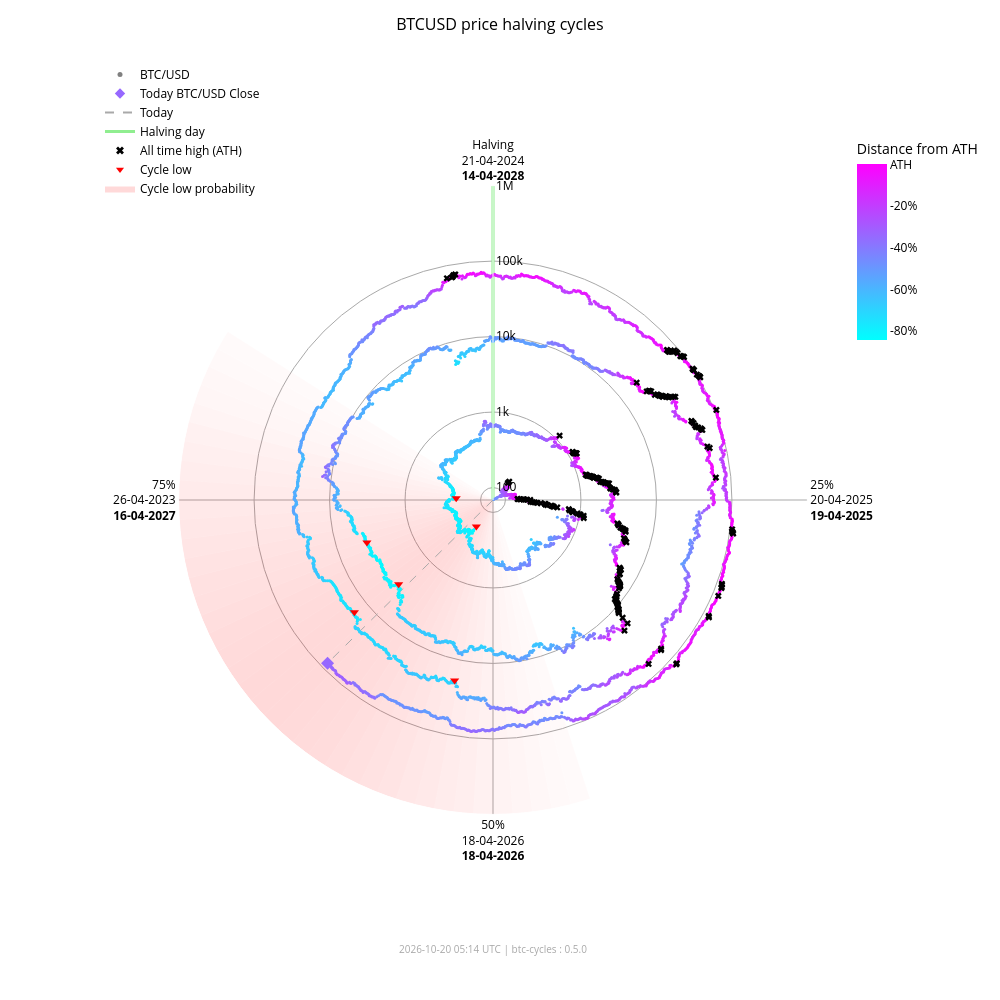

Notebook source saved alongside this figure:
### Markdown cell above
### Interactive chart (plotly)

### Code cell
fig_interactive = btc.plot(
    kind="interactive",
    from_date="2012-11-28",
)
# plotly config for interactivity
config = {"scrollZoom": True, "displayModeBar": True}
# display in notebook
fig_interactive.show(config=config)

### Figure 1 — Plotly figure (JSON) as saved in the notebook; plotly's stock layout.template omitted (floating-point values rounded to 4 significant figures; data arrays with more than 128 entries replaced by an {"elided": "..."} marker saying what was removed)
{"data": [{"fill": "toself", "fillcolor": "rgba(255,0,0,0.018306980149439524)", "hoverinfo": "skip", "line": {"width": 0}, "mode": "lines", "r": [68.43, 1000000, 1000000, 68.43, 68.43], "showlegend": false, "theta": [162.0, 162.0, 165.6, 165.6, 162.0], "type": "scatterpolar"}, {"fill": "toself", "fillcolor": "rgba(255,0,0,0.02405911634527998)", "hoverinfo": "skip", "line": {"width": 0}, "mode": "lines", "r": [68.43, 1000000, 1000000, 68.43, 68.43], "showlegend": false, "theta": [165.6, 165.6, 169.2, 169.2, 165.6], "type": "scatterpolar"}, {"fill": "toself", "fillcolor": "rgba(255,0,0,0.030803449372254352)", "hoverinfo": "skip", "line": {"width": 0}, "mode": "lines", "r": [68.43, 1000000, 1000000, 68.43, 68.43], "showlegend": false, "theta": [169.2, 169.2, 172.8, 172.8, 169.2], "type": "scatterpolar"}, {"fill": "toself", "fillcolor": "rgba(255,0,0,0.03847233586005252)", "hoverinfo": "skip", "line": {"width": 0}, "mode": "lines", "r": [68.43, 1000000, 1000000, 68.43, 68.43], "showlegend": false, "theta": [172.8, 172.8, 176.4, 176.4, 172.8], "type": "scatterpolar"}, {"fill": "toself", "fillcolor": "rgba(255,0,0,0.04694405159551339)", "hoverinfo": "skip", "line": {"width": 0}, "mode": "lines", "r": [68.43, 1000000, 1000000, 68.43, 68.43], "showlegend": false, "theta": [176.4, 176.4, 180.0, 180.0, 176.4], "type": "scatterpolar"}, {"fill": "toself", "fillcolor": "rgba(255,0,0,0.05605603979818329)", "hoverinfo": "skip", "line": {"width": 0}, "mode": "lines", "r": [68.43, 1000000, 1000000, 68.43, 68.43], "showlegend": false, "theta": [180.0, 180.0, 183.6, 183.6, 180.0], "type": "scatterpolar"}, {"fill": "toself", "fillcolor": "rgba(255,0,0,0.06562330627802694)", "hoverinfo": "skip", "line": {"width": 0}, "mode": "lines", "r": [68.43, 1000000, 1000000, 68.43, 68.43], "showlegend": false, "theta": [183.6, 183.6, 187.2, 187.2, 183.6], "type": "scatterpolar"}, {"fill": "toself", "fillcolor": "rgba(255,0,0,0.07545707932574237)", "hoverinfo": "skip", "line": {"width": 0}, "mode": "lines", "r": [68.43, 1000000, 1000000, 68.43, 68.43], "showlegend": false, "theta": [187.2, 187.2, 190.8, 190.8, 187.2], "type": "scatterpolar"}, {"fill": "toself", "fillcolor": "rgba(255,0,0,0.08537841060169407)", "hoverinfo": "skip", "line": {"width": 0}, "mode": "lines", "r": [68.43, 1000000, 1000000, 68.43, 68.43], "showlegend": false, "theta": [190.8, 190.8, 194.4, 194.4, 190.8], "type": "scatterpolar"}, {"fill": "toself", "fillcolor": "rgba(255,0,0,0.09522272137134848)", "hoverinfo": "skip", "line": {"width": 0}, "mode": "lines", "r": [68.43, 1000000, 1000000, 68.43, 68.43], "showlegend": false, "theta": [194.4, 194.4, 198.0, 198.0, 194.4], "type": "scatterpolar"}, {"fill": "toself", "fillcolor": "rgba(255,0,0,0.10483418800389058)", "hoverinfo": "skip", "line": {"width": 0}, "mode": "lines", "r": [68.43, 1000000, 1000000, 68.43, 68.43], "showlegend": false, "theta": [198.0, 198.0, 201.6, 201.6, 198.0], "type": "scatterpolar"}, {"fill": "toself", "fillcolor": "rgba(255,0,0,0.11405248627197925)", "hoverinfo": "skip", "line": {"width": 0}, "mode": "lines", "r": [68.43, 1000000, 1000000, 68.43, 68.43], "showlegend": false, "theta": [201.6, 201.6, 205.2, 205.2, 201.6], "type": "scatterpolar"}, {"fill": "toself", "fillcolor": "rgba(255,0,0,0.12269756305009562)", "hoverinfo": "skip", "line": {"width": 0}, "mode": "lines", "r": [68.43, 1000000, 1000000, 68.43, 68.43], "showlegend": false, "theta": [205.2, 205.2, 208.8, 208.8, 205.2], "type": "scatterpolar"}, {"fill": "toself", "fillcolor": "rgba(255,0,0,0.13055959037792858)", "hoverinfo": "skip", "line": {"width": 0}, "mode": "lines", "r": [68.43, 1000000, 1000000, 68.43, 68.43], "showlegend": false, "theta": [208.8, 208.8, 212.4, 212.4, 208.8], "type": "scatterpolar"}, {"fill": "toself", "fillcolor": "rgba(255,0,0,0.13740037014073872)", "hoverinfo": "skip", "line": {"width": 0}, "mode": "lines", "r": [68.43, 1000000, 1000000, 68.43, 68.43], "showlegend": false, "theta": [212.4, 212.4, 216.0, 216.0, 212.4], "type": "scatterpolar"}, {"fill": "toself", "fillcolor": "rgba(255,0,0,0.14296927208088228)", "hoverinfo": "skip", "line": {"width": 0}, "mode": "lines", "r": [68.43, 1000000, 1000000, 68.43, 68.43], "showlegend": false, "theta": [216.0, 216.0, 219.6, 219.6, 216.0], "type": "scatterpolar"}, {"fill": "toself", "fillcolor": "rgba(255,0,0,0.14703219887325494)", "hoverinfo": "skip", "line": {"width": 0}, "mode": "lines", "r": [68.43, 1000000, 1000000, 68.43, 68.43], "showlegend": false, "theta": [219.6, 219.6, 223.2, 223.2, 219.6], "type": "scatterpolar"}, {"fill": "toself", "fillcolor": "rgba(255,0,0,0.14940752827264187)", "hoverinfo": "skip", "line": {"width": 0}, "mode": "lines", "r": [68.43, 1000000, 1000000, 68.43, 68.43], "showlegend": false, "theta": [223.2, 223.2, 226.8, 226.8, 223.2], "type": "scatterpolar"}, {"fill": "toself", "fillcolor": "rgba(255,0,0,0.15)", "hoverinfo": "skip", "line": {"width": 0}, "mode": "lines", "r": [68.43, 1000000, 1000000, 68.43, 68.43], "showlegend": false, "theta": [226.8, 226.8, 230.4, 230.4, 226.8], "type": "scatterpolar"}, {"fill": "toself", "fillcolor": "rgba(255,0,0,0.14882314851976614)", "hoverinfo": "skip", "line": {"width": 0}, "mode": "lines", "r": [68.43, 1000000, 1000000, 68.43, 68.43], "showlegend": false, "theta": [230.4, 230.4, 234.0, 234.0, 230.4], "type": "scatterpolar"}, {"fill": "toself", "fillcolor": "rgba(255,0,0,0.14600334989350275)", "hoverinfo": "skip", "line": {"width": 0}, "mode": "lines", "r": [68.43, 1000000, 1000000, 68.43, 68.43], "showlegend": false, "theta": [234.0, 234.0, 237.6, 237.6, 234.0], "type": "scatterpolar"}, {"fill": "toself", "fillcolor": "rgba(255,0,0,0.14176315293000513)", "hoverinfo": "skip", "line": {"width": 0}, "mode": "lines", "r": [68.43, 1000000, 1000000, 68.43, 68.43], "showlegend": false, "theta": [237.6, 237.6, 241.2, 241.2, 237.6], "type": "scatterpolar"}, {"fill": "toself", "fillcolor": "rgba(255,0,0,0.1363869302869166)", "hoverinfo": "skip", "line": {"width": 0}, "mode": "lines", "r": [68.43, 1000000, 1000000, 68.43, 68.43], "showlegend": false, "theta": [241.2, 241.2, 244.8, 244.8, 241.2], "type": "scatterpolar"}, {"fill": "toself", "fillcolor": "rgba(255,0,0,0.13017643696734477)", "hoverinfo": "skip", "line": {"width": 0}, "mode": "lines", "r": [68.43, 1000000, 1000000, 68.43, 68.43], "showlegend": false, "theta": [244.8, 244.8, 248.4, 248.4, 244.8], "type": "scatterpolar"}, {"fill": "toself", "fillcolor": "rgba(255,0,0,0.1234063302665758)", "hoverinfo": "skip", "line": {"width": 0}, "mode": "lines", "r": [68.43, 1000000, 1000000, 68.43, 68.43], "showlegend": false, "theta": [248.4, 248.4, 252.0, 252.0, 248.4], "type": "scatterpolar"}, {"fill": "toself", "fillcolor": "rgba(255,0,0,0.11628949020714345)", "hoverinfo": "skip", "line": {"width": 0}, "mode": "lines", "r": [68.43, 1000000, 1000000, 68.43, 68.43], "showlegend": false, "theta": [252.0, 252.0, 255.6, 255.6, 252.0], "type": "scatterpolar"}, {"fill": "toself", "fillcolor": "rgba(255,0,0,0.108959277972535)", "hoverinfo": "skip", "line": {"width": 0}, "mode": "lines", "r": [68.43, 1000000, 1000000, 68.43, 68.43], "showlegend": false, "theta": [255.6, 255.6, 259.2, 259.2, 255.6], "type": "scatterpolar"}, {"fill": "toself", "fillcolor": "rgba(255,0,0,0.1014715299920515)", "hoverinfo": "skip", "line": {"width": 0}, "mode": "lines", "r": [68.43, 1000000, 1000000, 68.43, 68.43], "showlegend": false, "theta": [259.2, 259.2, 262.8, 262.8, 259.2], "type": "scatterpolar"}, {"fill": "toself", "fillcolor": "rgba(255,0,0,0.09382430417652897)", "hoverinfo": "skip", "line": {"width": 0}, "mode": "lines", "r": [68.43, 1000000, 1000000, 68.43, 68.43], "showlegend": false, "theta": [262.8, 262.8, 266.4, 266.4, 262.8], "type": "scatterpolar"}, {"fill": "toself", "fillcolor": "rgba(255,0,0,0.08598937207621672)", "hoverinfo": "skip", "line": {"width": 0}, "mode": "lines", "r": [68.43, 1000000, 1000000, 68.43, 68.43], "showlegend": false, "theta": [266.4, 266.4, 270.0, 270.0, 266.4], "type": "scatterpolar"}, {"fill": "toself", "fillcolor": "rgba(255,0,0,0.07794710108398434)", "hoverinfo": "skip", "line": {"width": 0}, "mode": "lines", "r": [68.43, 1000000, 1000000, 68.43, 68.43], "showlegend": false, "theta": [270.0, 270.0, 273.6, 273.6, 270.0], "type": "scatterpolar"}, {"fill": "toself", "fillcolor": "rgba(255,0,0,0.06971614429145927)", "hoverinfo": "skip", "line": {"width": 0}, "mode": "lines", "r": [68.43, 1000000, 1000000, 68.43, 68.43], "showlegend": false, "theta": [273.6, 273.6, 277.2, 277.2, 273.6], "type": "scatterpolar"}, {"fill": "toself", "fillcolor": "rgba(255,0,0,0.061371174705723626)", "hoverinfo": "skip", "line": {"width": 0}, "mode": "lines", "r": [68.43, 1000000, 1000000, 68.43, 68.43], "showlegend": false, "theta": [277.2, 277.2, 280.8, 280.8, 277.2], "type": "scatterpolar"}, {"fill": "toself", "fillcolor": "rgba(255,0,0,0.05304520605236535)", "hoverinfo": "skip", "line": {"width": 0}, "mode": "lines", "r": [68.43, 1000000, 1000000, 68.43, 68.43], "showlegend": false, "theta": [280.8, 280.8, 284.4, 284.4, 280.8], "type": "scatterpolar"}, {"fill": "toself", "fillcolor": "rgba(255,0,0,0.044916938988340704)", "hoverinfo": "skip", "line": {"width": 0}, "mode": "lines", "r": [68.43, 1000000, 1000000, 68.43, 68.43], "showlegend": false, "theta": [284.4, 284.4, 288.0, 288.0, 284.4], "type": "scatterpolar"}, {"fill": "toself", "fillcolor": "rgba(255,0,0,0.0371870550186571)", "hoverinfo": "skip", "line": {"width": 0}, "mode": "lines", "r": [68.43, 1000000, 1000000, 68.43, 68.43], "showlegend": false, "theta": [288.0, 288.0, 291.6, 291.6, 288.0], "type": "scatterpolar"}, {"fill": "toself", "fillcolor": "rgba(255,0,0,0.030049603184432498)", "hoverinfo": "skip", "line": {"width": 0}, "mode": "lines", "r": [68.43, 1000000, 1000000, 68.43, 68.43], "showlegend": false, "theta": [291.6, 291.6, 295.2, 295.2, 291.6], "type": "scatterpolar"}, {"fill": "toself", "fillcolor": "rgba(255,0,0,0.023665126797805223)", "hoverinfo": "skip", "line": {"width": 0}, "mode": "lines", "r": [68.43, 1000000, 1000000, 68.43, 68.43], "showlegend": false, "theta": [295.2, 295.2, 298.8, 298.8, 295.2], "type": "scatterpolar"}, {"fill": "toself", "fillcolor": "rgba(255,0,0,0.018141004067302662)", "hoverinfo": "skip", "line": {"width": 0}, "mode": "lines", "r": [68.43, 1000000, 1000000, 68.43, 68.43], "showlegend": false, "theta": [298.8, 298.8, 302.4, 302.4, 298.8], "type": "scatterpolar"}, {"hoverinfo": "skip", "line": {"color": "darkgrey", "dash": "dash", "width": 1}, "mode": "lines", "r": [68.43, 81850.0], "showlegend": false, "theta": [225.4, 225.4], "type": "scatterpolar"}, {"hoverinfo": "skip", "line": {"color": "lightgreen", "width": 3}, "mode": "lines", "r": [68.43, 1000000], "showlegend": false, "theta": [0, 0], "type": "scatterpolar"}, {"hoverinfo": "text", "marker": {"color": {"elided": "4924 str values"}, "size": 3}, "mode": "markers", "r": {"elided": "4924 float values"}, "showlegend": false, "text": {"elided": "4924 str values"}, "theta": {"elided": "4924 float values"}, "type": "scatterpolar"}, {"hoverinfo": "text", "marker": {"color": "#9768ff", "size": 10, "symbol": "diamond"}, "mode": "markers", "r": [81850.0], "showlegend": false, "text": ["Today<br>Date: 2026-10-19<br>Price: $81,853.54"], "theta": [225.4], "type": "scatterpolar"}, {"hoverinfo": "text", "marker": {"color": "black", "size": 6, "symbol": "x"}, "mode": "markers", "r": {"elided": "182 float values"}, "showlegend": false, "text": {"elided": "182 str values"}, "theta": {"elided": "182 float values"}, "type": "scatterpolar"}, {"hoverinfo": "text", "marker": {"color": "red", "size": 8, "symbol": "triangle-down"}, "mode": "markers", "r": [178.1, 210.5, 3237.0, 3961.0, 19020.0, 15790.0], "showlegend": false, "text": ["Cycle Low<br>Date: 2015-01-14<br>Price: $178.10<br>ATH distance: -84.5%", "Cycle Low<br>Date: 2015-08-24<br>Price: $210.49<br>ATH distance: -81.7%", "Cycle Low<br>Date: 2018-12-15<br>Price: $3,236.76<br>ATH distance: -83.4%", "Cycle Low<br>Date: 2019-03-15<br>Price: $3,960.91<br>ATH distance: -79.7%", "Cycle Low<br>Date: 2022-06-18<br>Price: $19,017.64<br>ATH distance: -71.9%", "Cycle Low<br>Date: 2022-11-21<br>Price: $15,787.28<br>ATH distance: -76.6%"], "theta": [212.1, 272.7, 228.3, 251.4, 192.0, 231.0], "type": "scatterpolar"}, {"marker": {"color": "grey", "size": 5}, "mode": "markers", "name": "BTC/USD", "r": [null], "theta": [null], "type": "scatterpolar"}, {"marker": {"color": "#9768ff", "size": 8, "symbol": "diamond"}, "mode": "markers", "name": "Today BTC/USD Close", "r": [null], "theta": [null], "type": "scatterpolar"}, {"line": {"color": "darkgrey", "dash": "dash"}, "mode": "lines", "name": "Today", "r": [null], "theta": [null], "type": "scatterpolar"}, {"line": {"color": "lightgreen", "width": 3}, "mode": "lines", "name": "Halving day", "r": [null], "theta": [null], "type": "scatterpolar"}, {"marker": {"color": "black", "size": 7, "symbol": "x"}, "mode": "markers", "name": "All time high (ATH)", "r": [null], "theta": [null], "type": "scatterpolar"}, {"marker": {"color": "red", "size": 7, "symbol": "triangle-down"}, "mode": "markers", "name": "Cycle low", "r": [null], "theta": [null], "type": "scatterpolar"}, {"fill": "toself", "fillcolor": "rgba(255,0,0,0.15)", "line": {"width": 0}, "mode": "lines", "name": "Cycle low probability", "r": [null], "theta": [null], "type": "scatterpolar"}, {"hoverinfo": "skip", "marker": {"cmax": 0, "cmin": -0.8453, "color": [0], "colorbar": {"len": 0.25, "ticktext": ["ATH", "-20%", "-40%", "-60%", "-80%", "-100%"], "tickvals": [0, -0.2, -0.4, -0.6, -0.8, -1.0], "title": {"text": "Distance from ATH"}, "x": 0.95, "y": 0.92, "yanchor": "top"}, "colorscale": {"elided": "256x2 mixed values"}, "showscale": true, "size": 0}, "mode": "markers", "r": [null], "showlegend": false, "theta": [null], "type": "scatterpolar"}], "layout": {"annotations": [{"font": {"color": "darkgrey", "size": 10}, "showarrow": false, "text": "2026-10-20 05:14 UTC | btc-cycles : 0.5.0", "x": 0.5, "xref": "paper", "y": -0.02, "yref": "paper"}], "font": {"color": "black"}, "height": 1000, "legend": {"bgcolor": "rgba(0,0,0,0)", "font": {"color": "black"}, "x": 0.0, "y": 1.0}, "margin": {"b": 60, "l": 100, "r": 80, "t": 60}, "paper_bgcolor": "white", "plot_bgcolor": "white", "polar": {"angularaxis": {"color": "black", "direction": "clockwise", "gridcolor": "darkgrey", "rotation": 90, "ticktext": ["Halving<br>21-04-2024<br><b>14-04-2028</b>", "25%<br>20-04-2025<br><b>19-04-2025</b>", "50%<br>18-04-2026<br><b>18-04-2026</b>", "75%<br>26-04-2023<br><b>16-04-2027</b>"], "tickvals": [0, 90, 180, 270]}, "bgcolor": "white", "domain": {"x": [0.1, 0.9], "y": [0.05, 0.95]}, "radialaxis": {"angle": 90, "color": "black", "gridcolor": "darkgrey", "range": [1.835, 6.0], "tickangle": 90, "ticktext": ["100", "1k", "10k", "100k", "1M"], "tickvals": [100, 1000, 10000, 100000, 1000000], "type": "log"}}, "title": {"font": {"color": "black", "size": 16}, "text": "BTCUSD price halving cycles", "x": 0.5}, "width": 1000}}
